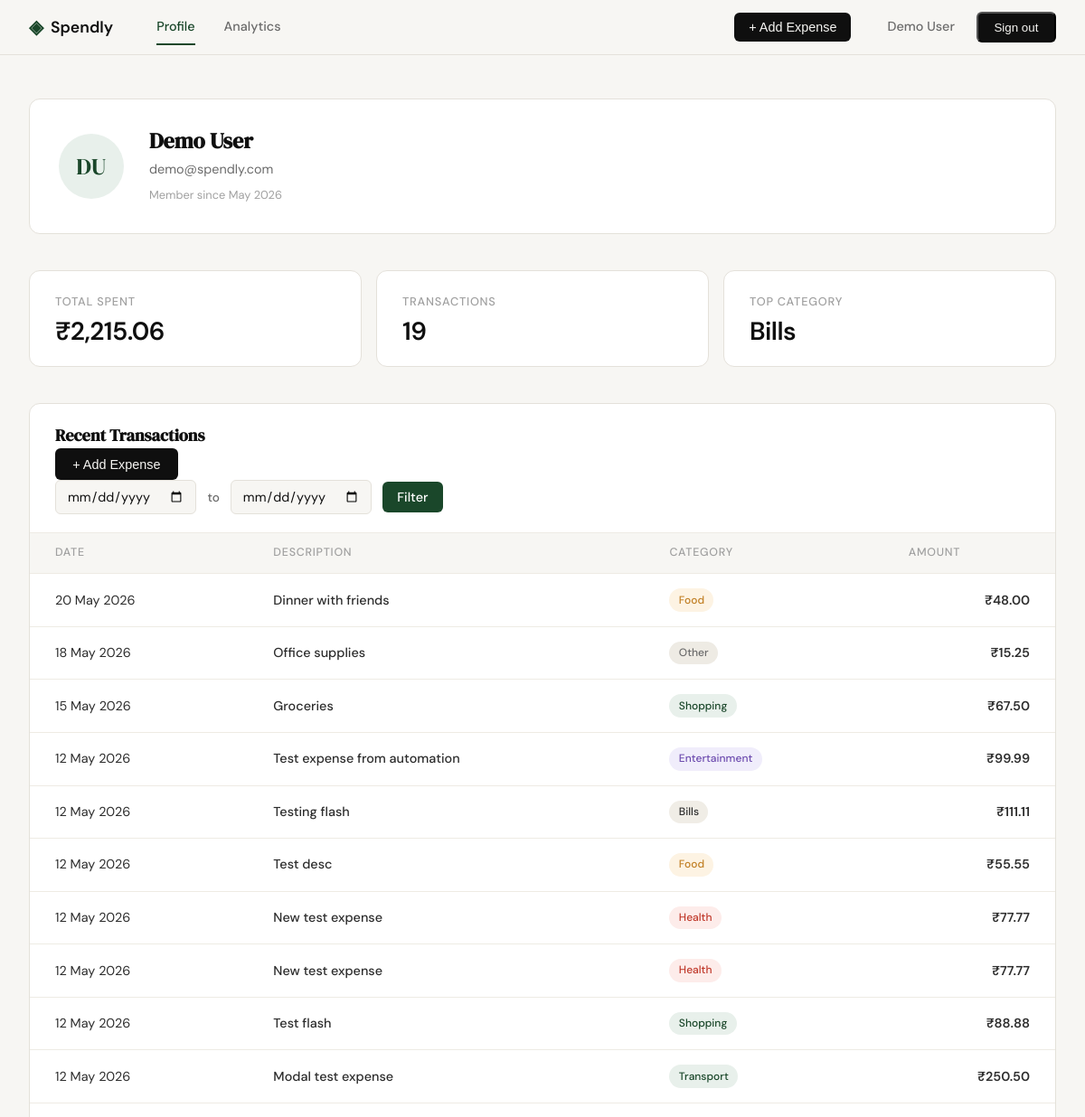
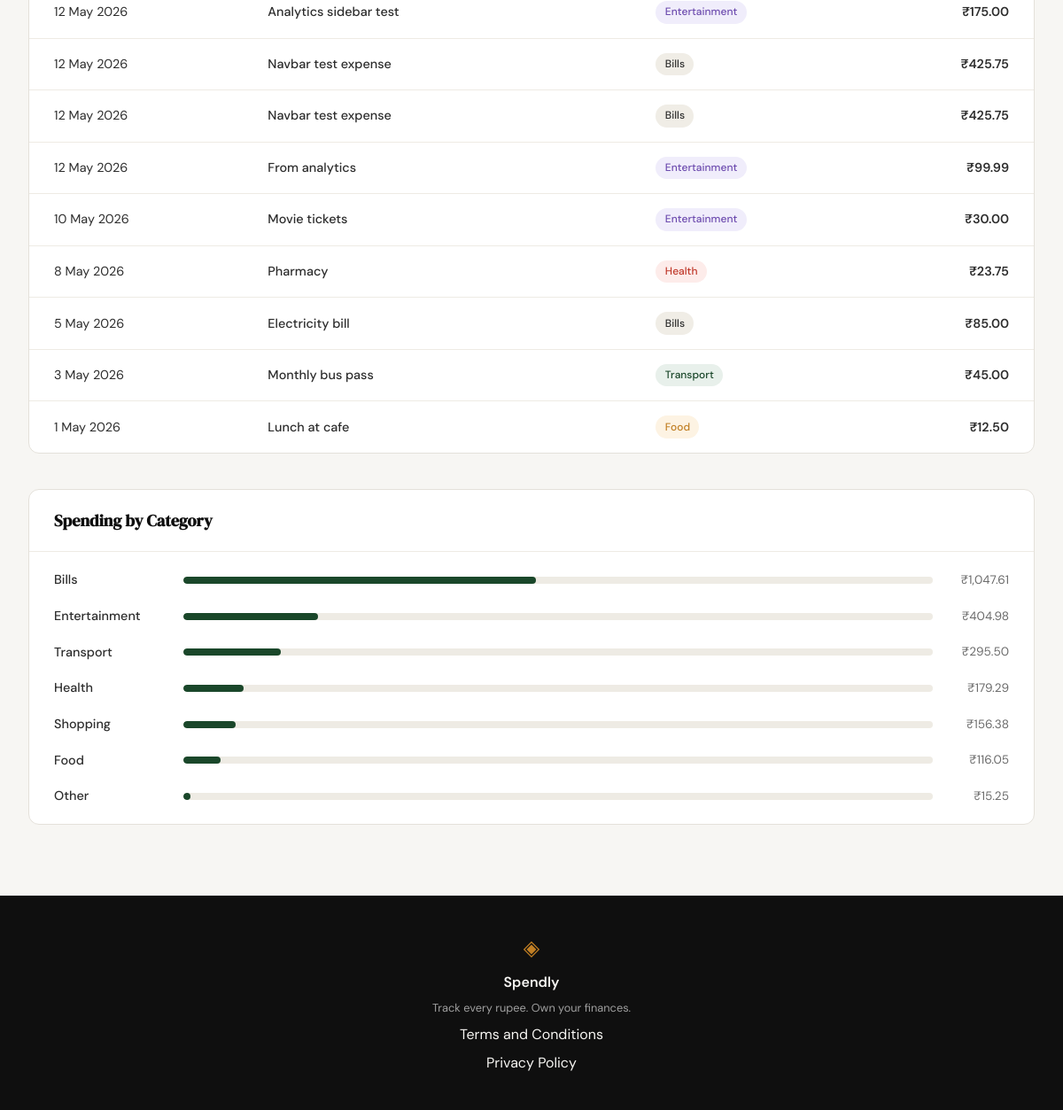
Screenshot of /profile (signed in) with the database file from the repository (2 pictures, top to bottom).
### tables this page shows
CREATE TABLE users (
            id INTEGER PRIMARY KEY AUTOINCREMENT,
            name TEXT NOT NULL,
            email TEXT UNIQUE NOT NULL,
            password_hash TEXT NOT NULL,
            created_at TEXT DEFAULT CURRENT_TIMESTAMP
        );

CREATE TABLE expenses (
            id INTEGER PRIMARY KEY AUTOINCREMENT,
            user_id INTEGER NOT NULL,
            amount REAL NOT NULL,
            category TEXT NOT NULL,
            date TEXT NOT NULL,
            description TEXT,
            created_at TEXT DEFAULT CURRENT_TIMESTAMP,
            FOREIGN KEY (user_id) REFERENCES users (id)
        );

### app.py (the view)
@app.route("/profile")
def profile():
    if "user_id" not in session:
        return redirect(url_for("login"))
    today = datetime.today().strftime("%Y-%m-%d")
    form_error = None
    start_date = request.args.get('start_date', '').strip() or None
    end_date = request.args.get('end_date', '').strip() or None
    def valid_date(s):
        try:
            datetime.strptime(s, '%Y-%m-%d')
            return True
        except ValueError:
            return False
    if start_date and not valid_date(start_date):
        start_date = None
    if end_date and not valid_date(end_date):
        end_date = None
    if start_date and end_date and end_date < start_date:
        start_date, end_date = end_date, start_date
    db_user = get_user_by_id(session["user_id"])
    initials = "".join(p[0].upper() for p in db_user["name"].split()[:2])
    member_since = datetime.strptime(db_user["created_at"][:10], "%Y-%m-%d").strftime("%B %Y")
    user = {
        "name": db_user["name"],
        "email": db_user["email"],
        "initials": initials,
        "member_since": member_since,
    }
    raw_expenses = get_user_expenses(session["user_id"], start_date, end_date)
    transactions = [
        {
            "date": datetime.strptime(row["date"], "%Y-%m-%d").strftime("%-d %B %Y"),
            "description": row["description"] or "",
            "category": row["category"],
            "amount": f"₹{row['amount']:.2f}",
        }
        for row in raw_expenses
    ]
    categories = get_category_stats(session["user_id"], start_date, end_date)
    total_amount = sum(row["amount"] for row in raw_expenses) if raw_expenses else 0.0
    tx_count = len(raw_expenses)
    top_cat = "—"
    if raw_expenses:
        cat_totals = {}
        for row in raw_expenses:
            cat = row["category"]
            cat_totals[cat] = cat_totals.get(cat, 0) + row["amount"]
        top_cat = max(cat_totals, key=cat_totals.get)
    stats = {
        "total_spent": f"₹{total_amount:,.2f}",
        "transactions": tx_count,
        "top_category": top_cat,
    }
    return render_template(
        "profile.html",
        user=user,
        stats=stats,
        transactions=transactions,
        categories=categories,
        start_date=start_date or '',
        end_date=end_date or '',
        filter_active=bool(start_date or end_date),
        today=today,
    )

### database/db.py (called while the page is built)
def get_db():
    db_path = os.path.join(os.path.dirname(__file__), '..', 'spendly.db')
    conn = sqlite3.connect(db_path)
    conn.row_factory = sqlite3.Row
    conn.execute('PRAGMA foreign_keys = ON')
    return conn

def get_user_by_id(user_id):
    conn = get_db()
    cursor = conn.cursor()
    cursor.execute('SELECT * FROM users WHERE id = ?', (user_id,))
    user = cursor.fetchone()
    conn.close()
    return user

def get_user_expenses(user_id, start_date=None, end_date=None):
    conn = get_db()
    cursor = conn.cursor()
    query = 'SELECT date, description, category, amount FROM expenses WHERE user_id = ?'
    params = [user_id]
    if start_date:
        query += ' AND date >= ?'
        params.append(start_date)
    if end_date:
        query += ' AND date <= ?'
        params.append(end_date)
    query += ' ORDER BY date DESC'
    cursor.execute(query, params)
    rows = cursor.fetchall()
    conn.close()
    return rows

def get_category_stats(user_id, start_date=None, end_date=None):
    conn = get_db()
    cursor = conn.cursor()
    query = 'SELECT category, SUM(amount) as total FROM expenses WHERE user_id = ?'
    params = [user_id]
    if start_date:
        query += ' AND date >= ?'
        params.append(start_date)
    if end_date:
        query += ' AND date <= ?'
        params.append(end_date)
    query += ' GROUP BY category ORDER BY total DESC'
    cursor.execute(query, params)
    rows = cursor.fetchall()
    conn.close()
    grand_total = sum(row["total"] for row in rows)
    return [
        {
            "name": row["category"],
            "amount": f"₹{row['total']:,.2f}",
            "percent": round((row["total"] / grand_total) * 100) if grand_total else 0,
        }
        for row in rows
    ]

### templates/profile.html (shortened to what this page needs)
{% extends "base.html" %}
{% block content %}
<section class="profile-section">
    <div class="profile-card">
        <div class="profile-avatar">{{ user.initials }}</div>
        <div class="profile-meta">
            <h1 class="profile-name">{{ user.name }}</h1>
            <p class="profile-email">{{ user.email }}</p>
            <p class="profile-since">Member since {{ user.member_since }}</p>
        </div>
    </div>
    <div class="stats-row">
        <div class="stat-card">
            <div class="stat-label">Total Spent</div>
            <div class="stat-value">{{ stats.total_spent }}</div>
        </div>
        <div class="stat-card">
            <div class="stat-label">Transactions</div>
            <div class="stat-value">{{ stats.transactions }}</div>
        </div>
        <div class="stat-card">
            <div class="stat-label">Top Category</div>
            <div class="stat-value">{{ stats.top_category }}</div>
        </div>
    </div>
    <div class="section-card">
        <div class="section-header">
            <h2 class="section-title">Recent Transactions</h2>
            <button type="button" class="btn-add-expense" onclick="openAddExpenseModal()">+ Add Expense</button>
            <form class="date-filter-form" method="GET" action="{{ url_for('profile') }}">
                <input type="date" name="start_date" value="{{ start_date }}" class="filter-input">
                <span class="filter-sep">to</span>
                <input type="date" name="end_date" value="{{ end_date }}" class="filter-input">
                <button type="submit" class="filter-btn">Filter</button>
            </form>
        </div>
        <table class="txn-table">
            <thead>
                <tr>
                    <th>Date</th>
                    <th>Description</th>
                    <th>Category</th>
                    <th class="txn-amount">Amount</th>
                </tr>
            </thead>
            <tbody>
                {% for txn in transactions %}
                <tr>
                    <td class="txn-date">{{ txn.date }}</td>
                    <td class="txn-desc">{{ txn.description }}</td>
                    <td>
                        <span class="badge badge--{{ txn.category | lower }}">{{ txn.category }}</span>
                    </td>
                    <td class="txn-amount">{{ txn.amount }}</td>
                </tr>
                {% else %}
                <tr>
                    <td colspan="4" class="empty-state">No expenses found for this period.</td>
                </tr>
                {% endfor %}
            </tbody>
        </table>
    </div>
    <div class="section-card">
        <div class="section-header">
            <h2 class="section-title">Spending by Category</h2>
        </div>
        <div class="cat-list">
            {% for cat in categories %}
            <div class="cat-row">
                <span class="cat-name">{{ cat.name }}</span>
                <div class="bar-track">
                    <div class="bar-fill" style="--bar: {{ cat.percent }}%"></div>
                </div>
                <span class="cat-amount">{{ cat.amount }}</span>
            </div>
            {% else %}
            <p class="empty-state">No categories found for this period.</p>
            {% endfor %}
        </div>
    </div>
</section>
{% endblock %}

### templates/base.html (shortened to what this page needs)
<!DOCTYPE html>
<html lang="en">
<head>
    <link rel="stylesheet" href="{{ url_for('static', filename='css/style.css') }}">
</head>
<body>
    <nav class="navbar">
        <div class="nav-inner">
            <a href="{{ url_for('landing') }}" class="nav-brand">
                <span class="brand-icon">◈</span>
                <span class="brand-name">Spendly</span>
            </a>
            <div class="nav-menu">
                {% if session.get("user_id") %}
                    <a href="{{ url_for('profile') }}" class="nav-menu-item {% if request.endpoint == 'profile' %}active{% endif %}">Profile</a>
                    <a href="{{ url_for('analytics') }}" class="nav-menu-item {% if request.endpoint == 'analytics' %}active{% endif %}">Analytics</a>
                {% endif %}
            </div>
            <div class="nav-links">
                {% if session.get("user_id") %}
                    <button type="button" class="nav-add-expense" onclick="openAddExpenseModal()">+ Add Expense</button>
                    <span style="color: var(--ink-muted); font-size: 0.9rem;">{{ session.get("user_name") }}</span>
                    <form method="POST" action="{{ url_for('logout') }}" style="display:inline;">
                        <button type="submit" class="nav-cta">Sign out</button>
                    </form>
                {% else %}
                    <a href="{{ url_for('login') }}">Sign in</a>
                    <a href="{{ url_for('register') }}" class="nav-cta">Get started</a>
                {% endif %}
            </div>
        </div>
    </nav>
    <main class="main-content">
        {% block content %}{% endblock %}
    </main>
    <footer class="footer">
        <div class="footer-inner">
            <span class="brand-icon">◈</span>
            <span class="footer-name">Spendly</span>
            <p class="footer-copy">Track every rupee. Own your finances.</p>
            <a href="/terms">Terms and Conditions</a>
            <a href="/privacy">Privacy Policy</a>
        </div>
    </footer>
</body>
</html>

### rows the page displays
users: get "Demo User", name "Demo User", email "demo@spendly.com"
expenses: top_category "Bills", date "12 May 2026", description "Testing flash", category "Bills", amount "₹111.11"
expenses: date "20 May 2026", description "Dinner with friends", category "Food", amount "₹48.00"
expenses: date "18 May 2026", description "Office supplies", category "Other", amount "₹15.25"
expenses: date "15 May 2026", description "Groceries", category "Shopping", amount "₹67.50"
expenses: date "12 May 2026", description "Test expense from automation", category "Entertainment", amount "₹99.99"
expenses: date "12 May 2026", description "Test desc", category "Food", amount "₹55.55"
expenses: date "12 May 2026", description "New test expense", category "Health", amount "₹77.77"
expenses: date "12 May 2026", description "New test expense", category "Health", amount "₹77.77"
expenses: date "12 May 2026", description "Test flash", category "Shopping", amount "₹88.88"
expenses: date "12 May 2026", description "Modal test expense", category "Transport", amount "₹250.50"
expenses: date "12 May 2026", description "Analytics sidebar test", category "Entertainment", amount "₹175.00"
expenses: date "12 May 2026", description "Navbar test expense", category "Bills", amount "₹425.75"
expenses: date "12 May 2026", description "Navbar test expense", category "Bills", amount "₹425.75"
expenses: date "12 May 2026", description "From analytics", category "Entertainment", amount "₹99.99"
expenses: date "10 May 2026", description "Movie tickets", category "Entertainment", amount "₹30.00"
expenses: date "8 May 2026", description "Pharmacy", category "Health", amount "₹23.75"
expenses: date "5 May 2026", description "Electricity bill", category "Bills", amount "₹85.00"
expenses: date "3 May 2026", description "Monthly bus pass", category "Transport", amount "₹45.00"
expenses: date "1 May 2026", description "Lunch at cafe", category "Food", amount "₹12.50"

### other values shown
{{ user.initials }} "DU"
{{ user.member_since }} "May 2026"
{{ stats.total_spent }} "₹2,215.06"
{{ stats.transactions }} "19"
{{ cat.name }} "Bills" "Entertainment" "Transport" "Health" "Shopping" "Food" "Other"
{{ cat.amount }} "₹1,047.61" "₹404.98" "₹295.50" "₹179.29" "₹156.38" "₹116.05" "₹15.25"
